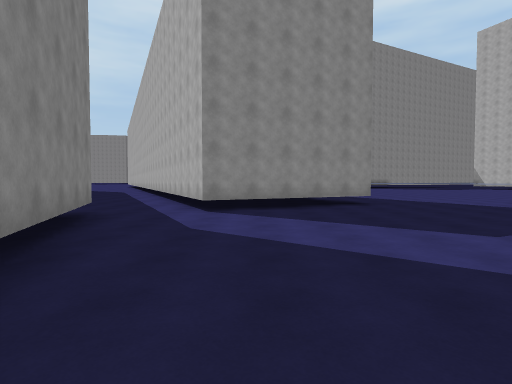
[1] (above)

15 first-person views from a walk through a Unity game level. The camera is 1.4 m above the floor, tilts 2° down and sees 80° across. The floor is counted in squares, 2 m on a side. Each view is taken from the middle of a square. On the plan, view 1 faces up. The plan holds only what a view shows up to about 10 squares ahead; the rest is blank. The place goes on beyond the plan.

[2]
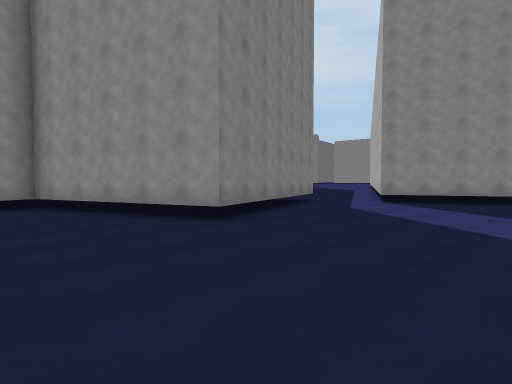

[3]
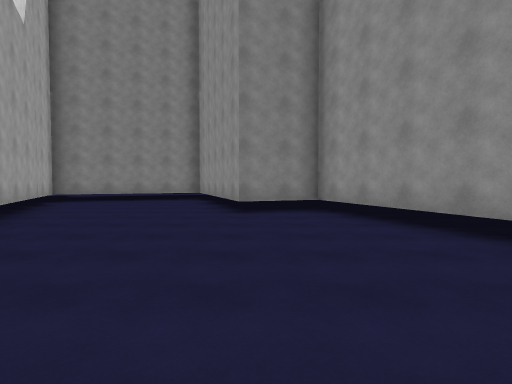

[4]
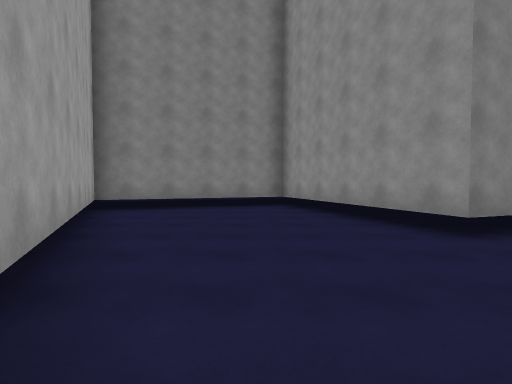

[5]
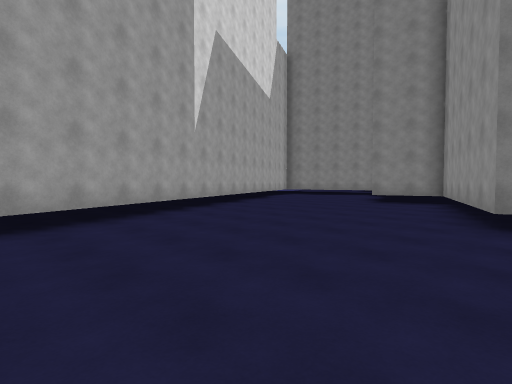

[6]
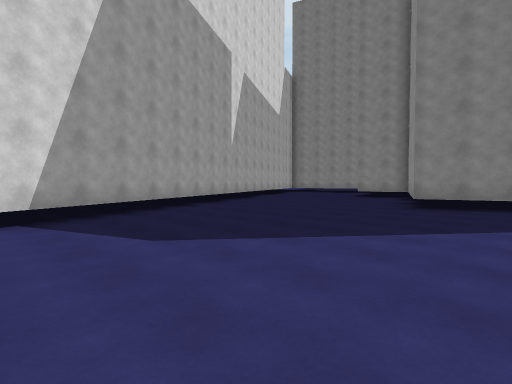

[7]
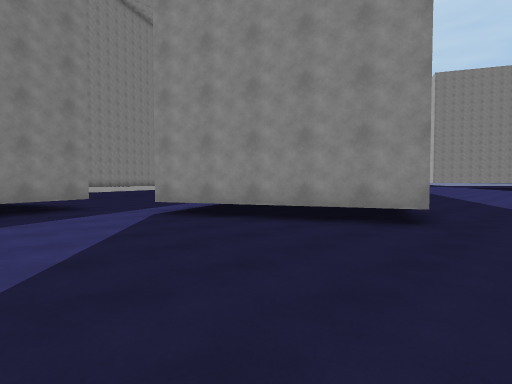

[8]
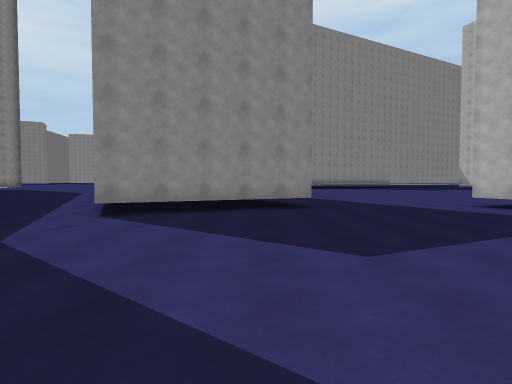

[9]
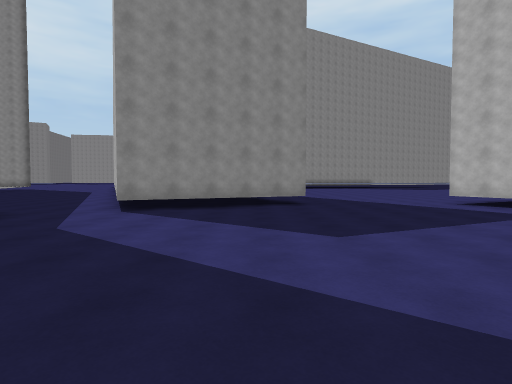

[10]
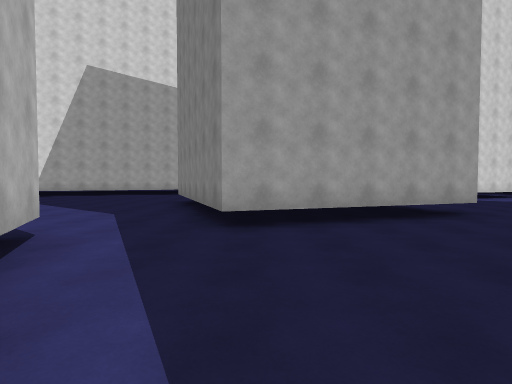

[11]
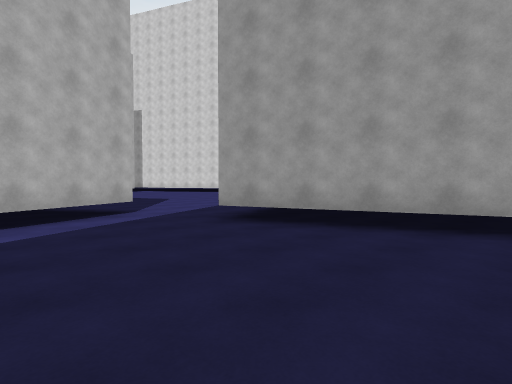

[12]
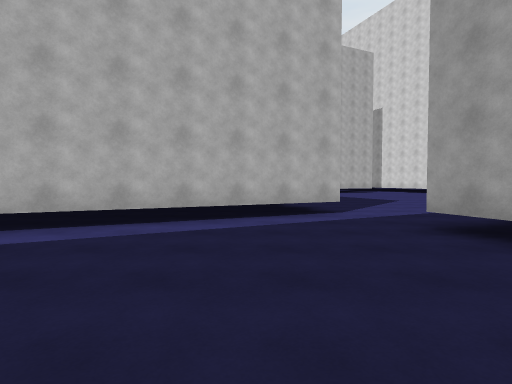

[13]
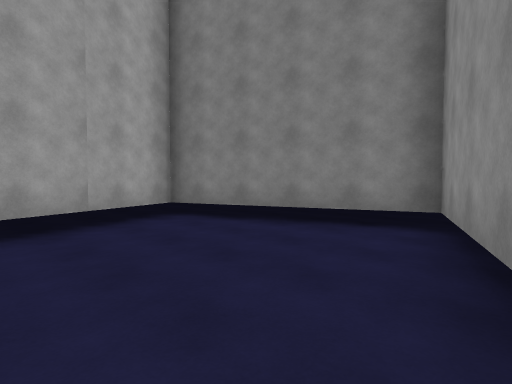

[14]
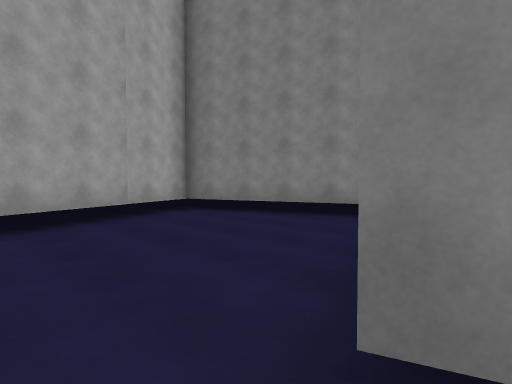

[15]
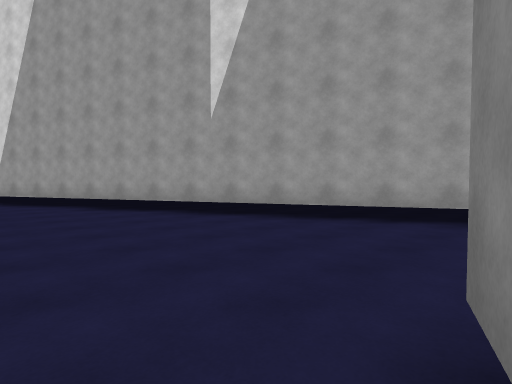

### Floor plan
Points are (right, up) in squares from view 1. A wall is a line through its corners. A room is listed if a view was taken in it or the views show most of it. See-through windows are left out.
Room 1 (views 1, 2, 3, 4, 5, 6, 7, 8, 9, 13, 14, 15)
walls: (-3.5, 6.5) (-1.3, 0.4) (-6.4, -1.5) (-5.8, -3.4) (-10.9, -5.2) (-9.3, -9.9) (6.6, -2.7); (3.6, 9.4) (-1.3, 7.1) (-2.4, 9.6)
ways out: opening at (-3, 8) to room 2
Room 2 (views 10, 11, 12)
walls: (-2.4, 9.6) (-3.3, 11.6); (-8.7, 4.6) (-3.5, 6.5)
ways out: opening at (-3, 8) to room 1

Where each view was taken, in squares from view 1:
view 1: 0 up, 0 right, facing up
view 2: 3 down, 3 right, facing up-left
view 3: 3 down, 1 right, facing left
view 4: 6 down, 2 left, facing left
view 5: 1 up, 4 right, facing down-left
view 6: 3 up, 7 right, facing down-left
view 7: 4 up, 5 right, facing up-left
view 8: 1 up, 2 right, facing up
view 9: 0 up, 2 right, facing up
view 10: 11 up, 4 left, facing down
view 11: 10 up, 8 left, facing down-right
view 12: 9 up, 8 left, facing right
view 13: 4 down, 6 left, facing down-left
view 14: 3 down, 5 left, facing down-left
view 15: 2 down, 6 left, facing down-right
